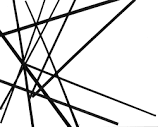
#> input picture images.png, 158 x 127 px
$ python Hough_image.py
#> lines starting #> are read from the running program, lines starting #| are printed output that depends on the picture
import cv2
import numpy as np
from matplotlib import pyplot as plt
import pdb
## code from:
##https://pypi.python.org/pypi/opencv-python


img = cv2.imread('images.png',0)
#> img is the input picture: shape (127, 158); min 0, max 255, mean 221.5
edges = cv2.Canny(img,100,200)
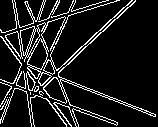
#> edges: shape (127, 158); 11.1% white in thin lines or dots

# [15 lines of commented-out code are left out]


plt.subplot(131),plt.imshow(img,cmap = 'gray')
plt.title('Original Image'), plt.xticks([]), plt.yticks([])
plt.subplot(132),plt.imshow(edges,cmap = 'gray')
plt.title('Edge Image'), plt.xticks([]), plt.yticks([])
##plt.subplot(133),plt.imshow(lines,cmap = 'gray')
##plt.title('Hough Image'), plt.xticks([]), plt.yticks([])
plt.show()
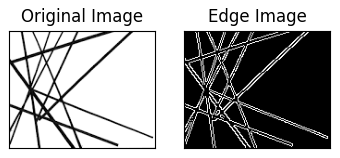
#> figure drawn by matplotlib, 2 panels

##plt.savefig(Thanksgiving_meal, dpi=None, facecolor='w', edgecolor='w',
##            orientation='portrait', papertype=None, format=None,
##            transparent=False, bbox_inches='tight', pad_inches=0.1,
##            frameon=None)

$ run again, with mean5.png copied over images.png
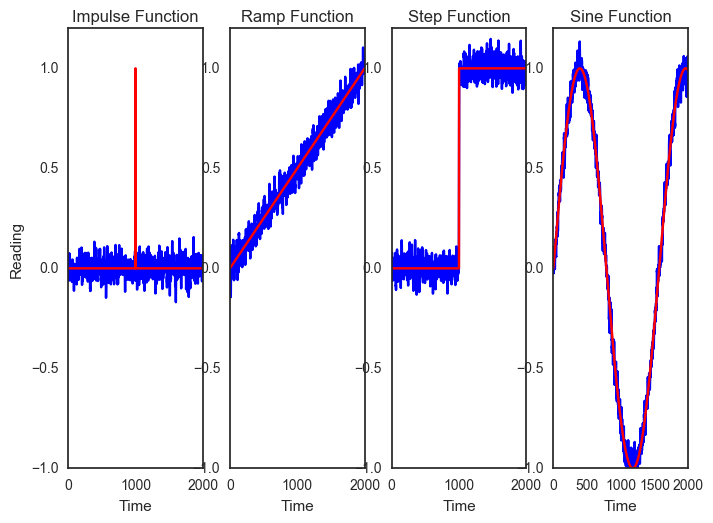
#> input picture mean5.png, 713 x 523 px
#> `edges = cv2.Canny(img,100,200)`:
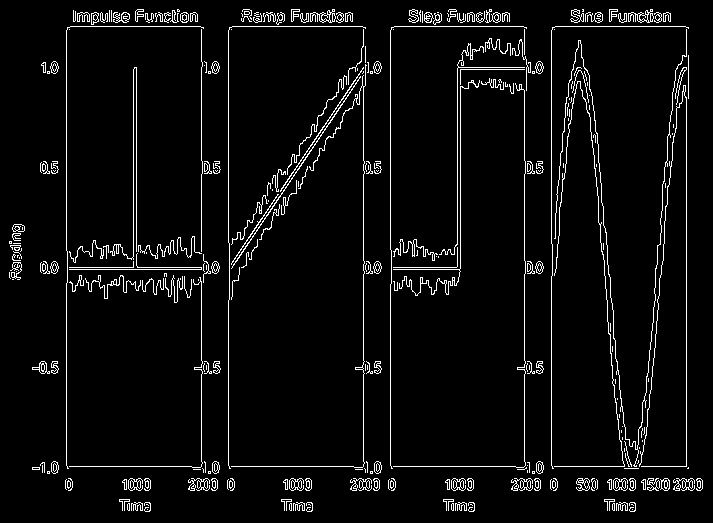
#> edges: shape (523, 713); 4.9% white in thin lines or dots
#> `plt.show()`:
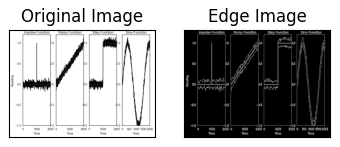
#> figure drawn by matplotlib, 2 panels

$ run again, with mean50.png copied over images.png
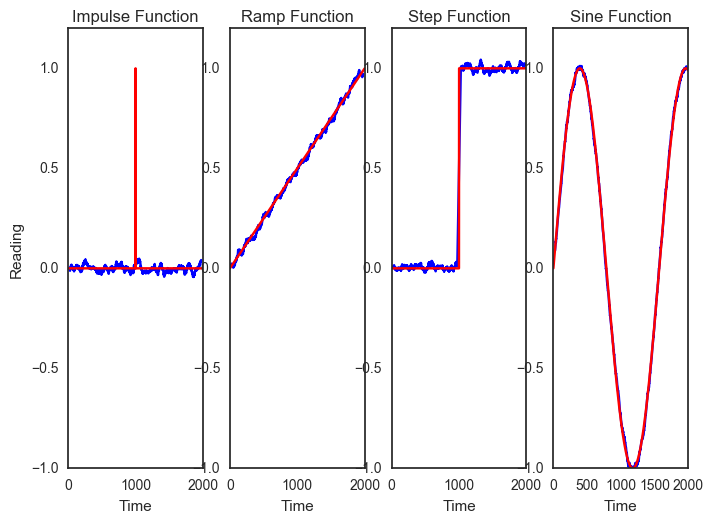
#> input picture mean50.png, 713 x 523 px
#> `edges = cv2.Canny(img,100,200)`:
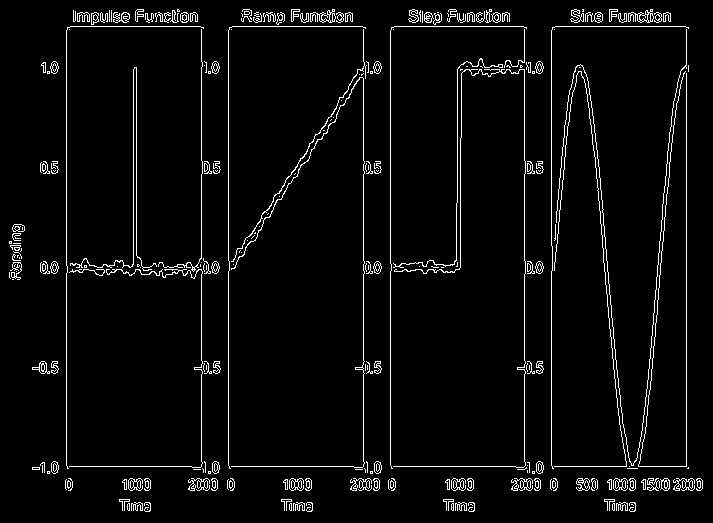
#> edges: shape (523, 713); 4.1% white in thin lines or dots
#> `plt.show()`:
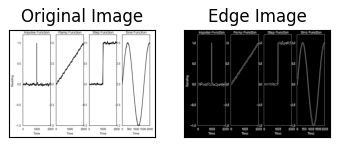
#> figure drawn by matplotlib, 2 panels
